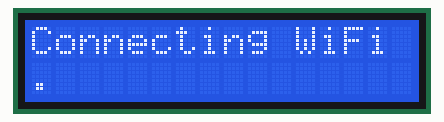
This sketch was run on a simulated ESP8266 (NodeMCU). On the bench: 16×2 character LCD. WiFi joins after 1.5 s; servers stay silent unless stated; what the sketch prints to the serial monitor is not drawn.

Above: at 0.4 s.
At 1.1 s:
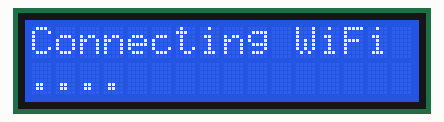
At 1.7 s:
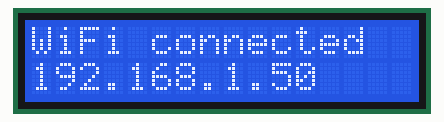
At 3.8 s:
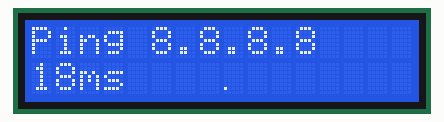
At 20.6 s:
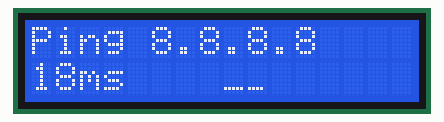
At 37.4 s:
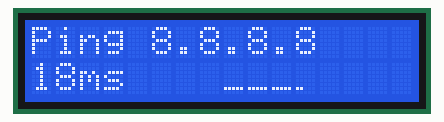

Measured:
- what the display in image 2 shows lasts 2.1 s, from 1.6 s to 3.7 s

The sketch:

espPinger.ino
```cpp
#include <ESP8266WiFi.h>
#include <LiquidCrystal_I2C.h>
#include <ESPping.h>

const char* ssid     = "SSID";
const char* password = "password";

const IPAddress remote_ip(8, 8, 8, 8);

LiquidCrystal_I2C lcd(0x27,16,2);
int times[8*5];  // response times = 8 LCD chars * 5 column per char


/*
 * Write new response time into rotating array.
 */
void writeTime(int time)
{
  // rotate times
  for (int i = (8*5)-1; i > 0; i--)
  {
    times[i] = times[i-1];
  }

  // write the last one to begin of array
  times[0] = time;
}


/*
 * Create LCD graph using custom char.
 */
void createGraphChar(int charIdx) {

  int startIdx = charIdx * 5;        // start index in times array
  byte graphChar[7];                 // char rows

  for(int i=6; i>=0; i--) {           // loop over char's rows from bottom to top

    int limitTime = ((7-i) * 10);     // time limit for actual row

    byte row =
        (times[startIdx] > limitTime ? 16 : 0)      // 5. column/pixel of actual row
      + (times[startIdx + 1] > limitTime ? 8 : 0)   // 4. column/pixel of actual row
      + (times[startIdx + 2] > limitTime ? 4 : 0)   // ...
      + (times[startIdx + 3] > limitTime ? 2 : 0)   // ...
      + (times[startIdx + 4] > limitTime ? 1 : 0);  // 1. column/pixel of actual row

    graphChar[i] = row;               // add row to char
  }

  lcd.createChar(charIdx, graphChar); // set char to LCD
  lcd.setCursor(charIdx + 8, 1);      // set cursor
  lcd.write(byte(charIdx));           // print char
}


/*
 * Loop over 8 lcd custom chars to plot a graph.
 */
void printGraph(){
  for(int i=0; i<8; i++){
    createGraphChar(i);
  }
}


/*
 * Main arduino setup method.
 */
void setup() {
  Serial.begin(115200);

  lcd.init();
  lcd.clear();
  lcd.backlight();

  lcd.setCursor(0,0);
  lcd.print("Connecting WiFi");
  lcd.setCursor(0,1);

  WiFi.begin(ssid, password);

  while (WiFi.status() != WL_CONNECTED)
  {
    delay(250);
    lcd.print(".");
  }

  lcd.clear();
  lcd.setCursor(0,0);
  lcd.print("WiFi connected");
  lcd.setCursor(0,1);
  lcd.print(WiFi.localIP());
  delay(1000);
}


/*
 * Main arduino loop method
 */
void loop() {

  bool pingResult = Ping.ping(remote_ip, 1);

  Serial.println("Pinging " + remote_ip.toString());
  lcd.clear();
  lcd.setCursor(0, 0);
  lcd.println("Ping " + remote_ip.toString() + "           "); // Default print leave on LCD some characters mapped to custom chars and it is drawed with a graph. We need to clean whole line.
  lcd.setCursor(0, 1);

  if (pingResult > 0)
  {
    int minTime = (int)Ping.minTime();

    Serial.println("response time: " + String(minTime) + "ms");
    lcd.print(String(minTime) + "ms");
    writeTime(minTime);
  }
  else
  {
    Serial.println("Error !");
    lcd.print("timeout");
    writeTime(255);
  }

  printGraph();

  delay(1000);
}
```
